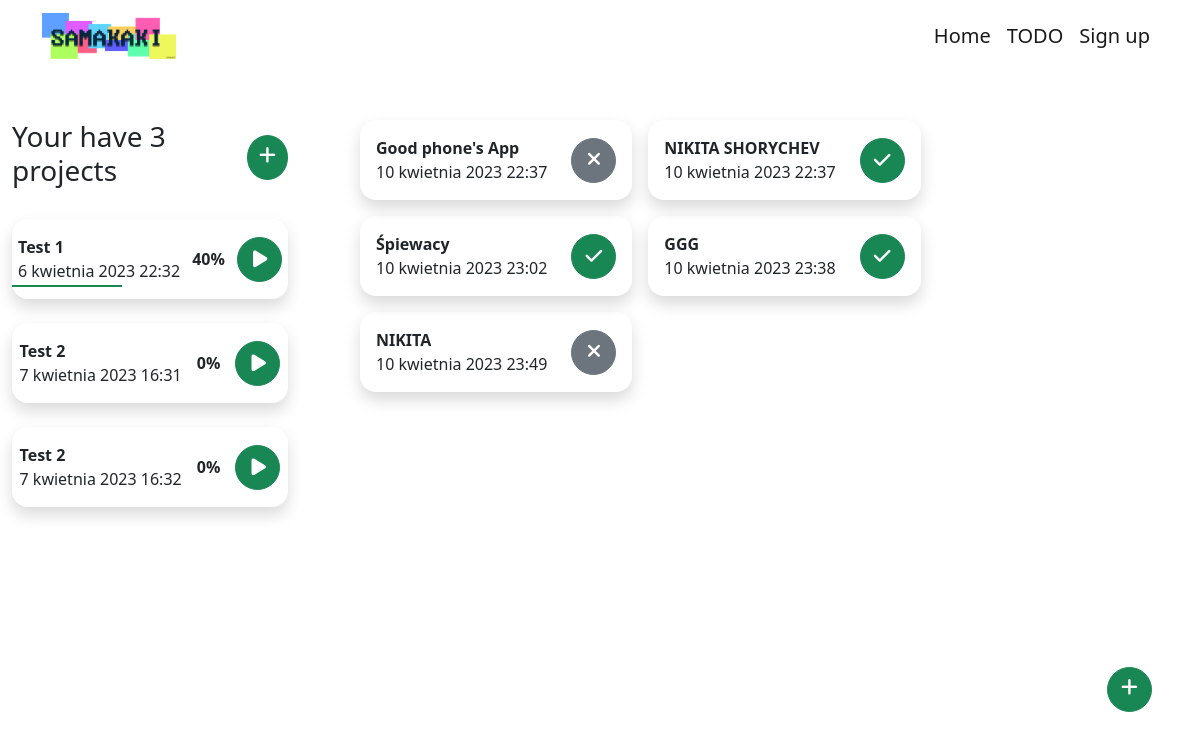
Page /todo/1 (signed in) on the committed database.
### tasks/models.py (models this page shows, shortened)
class Project(models.Model):
    name = models.CharField(max_length=150, default='Project')
    user = models.ForeignKey(User, on_delete=models.CASCADE)
    done_per_cent = models.PositiveIntegerField(default=0)
    date_create = models.DateTimeField(auto_now_add=True)

class TODO(models.Model):
    name = models.CharField(max_length=150)
    project = models.ForeignKey(Project, on_delete=models.CASCADE, null=True, blank=True)
    is_done = models.BooleanField(default=False)
    date_create = models.DateTimeField(auto_now_add=True, null=True)

### tasks/views.py (the view)
# urls.py: path('todo/<id>', TODOTasksView.as_view(), name='todo-tasks'),
class TODOTasksView(View):
    def get(self, request, id, *args, **kwargs):
        projects = Project.objects.filter(user=request.user)
        project = Project.objects.get(user=request.user, pk=id)
        todo = TODO.objects.filter(project=project)
        DonePerCent(request)
        return render(request, 'tasks/todo.html', locals())

### tasks/views.py (called while the page is built)
def DonePerCent(request):
    projects = Project.objects.filter(user=request.user)
    count_tasks = 0
    count_done_tasks = 0
    for project in projects:
        if TODO.objects.filter(project=project):
            for task in TODO.objects.filter(project=project):
                if task.is_done:
                    count_done_tasks += 1
                count_tasks += 1
            per_cent = int((count_done_tasks/count_tasks)*100)
            project.done_per_cent = per_cent
            project.save()

### tasks/templates/tasks/todo.html (shortened to what this page needs)
{% extends 'tasks/base.html' %}
{% load static %}
    {% block main-content %}
        <div class="container-fluid mt-5">
            <div class="row" style="height: 80vh;">
                <div class="col-sm-3 overflow-auto">
                    <div class="d-flex justify-content-between align-items-center">
                        <h3>Your have {{projects|length}} projects</h3>
                        <a href="{% url 'create-project' %}" class="btn btn-success circle"><i class="fa-solid fa-plus"></i></a>
                    </div>
                    <div class="projects-blocks">
                        {% if projects|length > 0 %}
                            {% for project in projects %}
                                <div class="d-flex justify-content-around shadow rounded-4 align-items-center pt-3 mt-4" style="position: relative">
                                    <div>
                                        <p style="margin: 0; font-weight: 700">{{ project.name }}</p>
                                        <p>{{ project.date_create }}</p>
                                    </div>
                                    <p class="text-center" style="font-weight: 700">{{ project.done_per_cent }}%</p>
                                    <p class="text-white">
                                        <a href="{% url 'todo-tasks' project.pk %}" class="circle btn btn-success" style="font-weight: 600; padding: 7px 15px"><i class="fa-solid fa-play"></i></a>
                                    </p>
                                    <div class="bg-success" style="position: absolute; bottom: 12px; left: 0; width: {{project.done_per_cent}}%; height: 2px;"></div>
                                </div>
                            {% endfor %}
                        {% else %}
                            <h4 class="text-center mt-5 text-secondary fs-5">You don't have any projects</h4>
                        {% endif %}
                    </div>
                </div>
                <div class="col-sm-9 position-relative">
                    {% if todo %}
                        <div class="d-flex flex-wrap ms-5">
                            {% for item in todo %}
                                <div class="d-flex justify-content-between shadow rounded-4 align-items-center pt-3 px-3 me-3 mb-3">
                                    <div class="me-4">
                                        <p style="margin: 0; font-weight: 700">{{ item.name }}</p>
                                        <p>{{ item.date_create }}</p>
                                    </div>
                                    {% if not item.is_done %}
                                        <a class="text-center circle btn btn-success text-white mb-3 is-done" is-done="{{ item.pk }}" style="font-weight: 700; padding: 7px"><i class="fa-solid fa-check"></i></a>
                                    {% else %}
                                        <a class="text-center circle btn btn-secondary text-white mb-3 is-done" is-done="{{ item.pk }}" style="font-weight: 700; padding: 6px"><i class="fa-solid fa-xmark"></i></a>
                                    {% endif %}
                                </div>
                            {% endfor %}
                        </div>
                        <a href="{% url 'create-task' %}" class="btn btn-success circle position-absolute bottom-0 end-0 me-5 mb-5"><i class="fa-solid fa-plus"></i></a>
                    {% endif %}
                </div>
            </div>
        </div>
    {% endblock %}

### tasks/templates/tasks/base.html (shortened to what this page needs)
<!DOCTYPE html>
{% load static %}
<html lang="en">
<head>
    <link rel="stylesheet" href="https://cdn.jsdelivr.net/npm/bootstrap@5.2.3/dist/css/bootstrap.min.css">
    <link rel="stylesheet" href="{% static 'tasks/css/fontawesome-free-6.4.0-web/css/all.min.css' %}">
    <link rel="stylesheet" href="{% static 'tasks/css/style.css' %}">
</head>
<body>
    <div class="container">
        <nav class="navbar navbar-expand-lg bg-body-tertiary">
            <a class="navbar-brand" href="{% url 'home' %}">
                <img src="{% static 'tasks/image/logo.png' %}" alt="SAMAKAKI" style="width: 20%; height: auto">
            </a>
            <div class="collapse navbar-collapse" id="navbarSupportedContent">
                <ul class="navbar-nav ms-auto mb-2 mb-lg-0">
                    <li class="nav-item fs-5">
                        <a class="nav-link active" href="{% url 'home' %}">Home</a>
                    </li>
                    <li class="nav-item fs-5">
                        <a class="nav-link active" href="{% url 'todo' %}">TODO</a>
                    </li>
                    <li class="nav-item fs-5">
                        <a class="nav-link active" href="#">Sign up</a>
                    </li>
                </ul>
            </div>
        </nav>
    </div>
    {% block main-content %}{% endblock %}
</body>
</html>

### tasks/static/tasks/css/style.css (style rules this page uses)
.circle { border-radius: 50%; width: 45px; height: 45px; padding: 5px; font-size: 120%; }

### rows in the picture
Project: name "Test 1", date_create "6 kwietnia 2023 22:32", done_per_cent "40"
Project: name "Test 2", date_create "7 kwietnia 2023 16:31", done_per_cent "0"
Project: name "Test 2", date_create "7 kwietnia 2023 16:32", done_per_cent "0"
TODO: name "Good phone's App", date_create "10 kwietnia 2023 22:37"
TODO: name "NIKITA SHORYCHEV", date_create "10 kwietnia 2023 22:37"
TODO: name "Śpiewacy", date_create "10 kwietnia 2023 23:02"
TODO: name "GGG", date_create "10 kwietnia 2023 23:38"
TODO: name "NIKITA", date_create "10 kwietnia 2023 23:49"

### other values in the picture
{{ projects|length }} "3"
